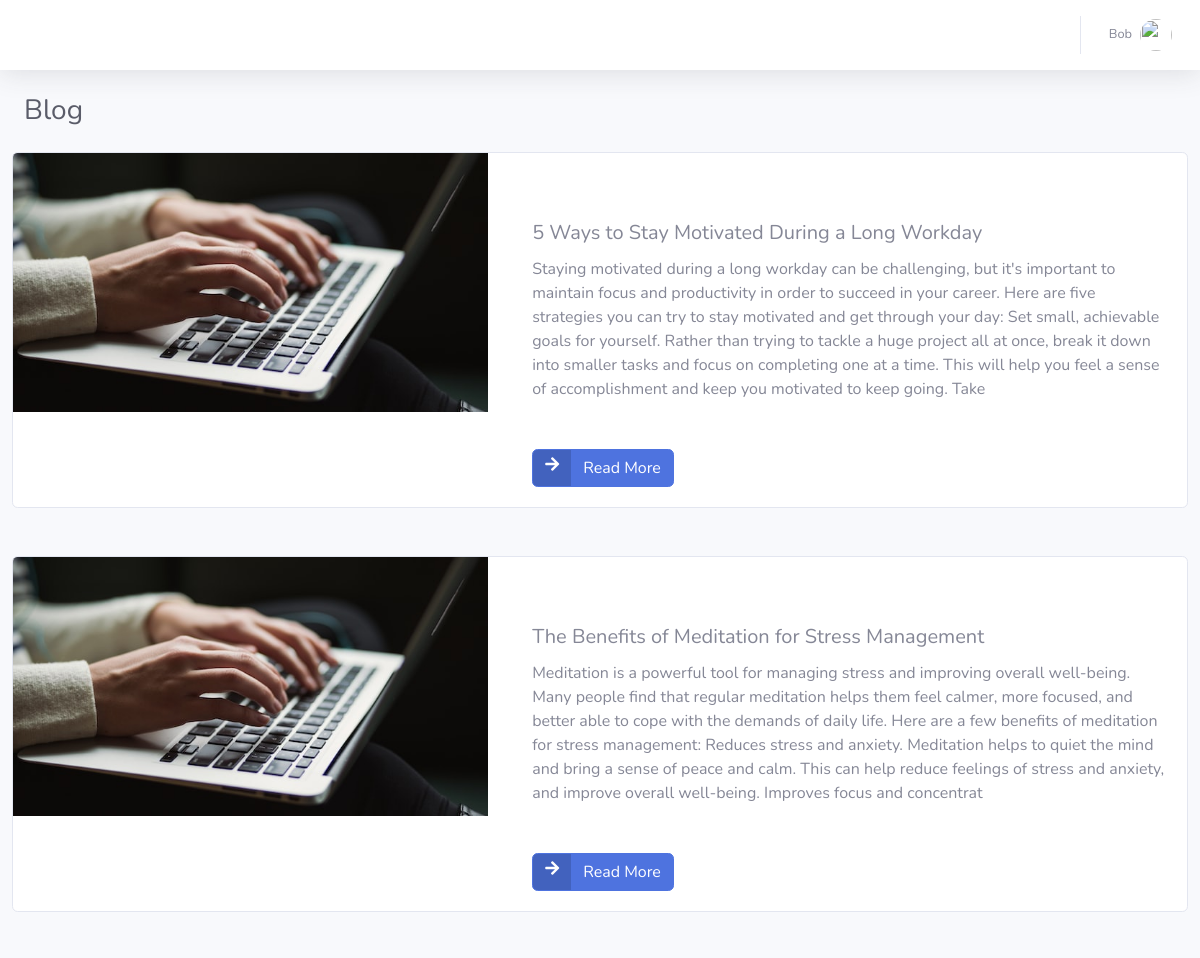
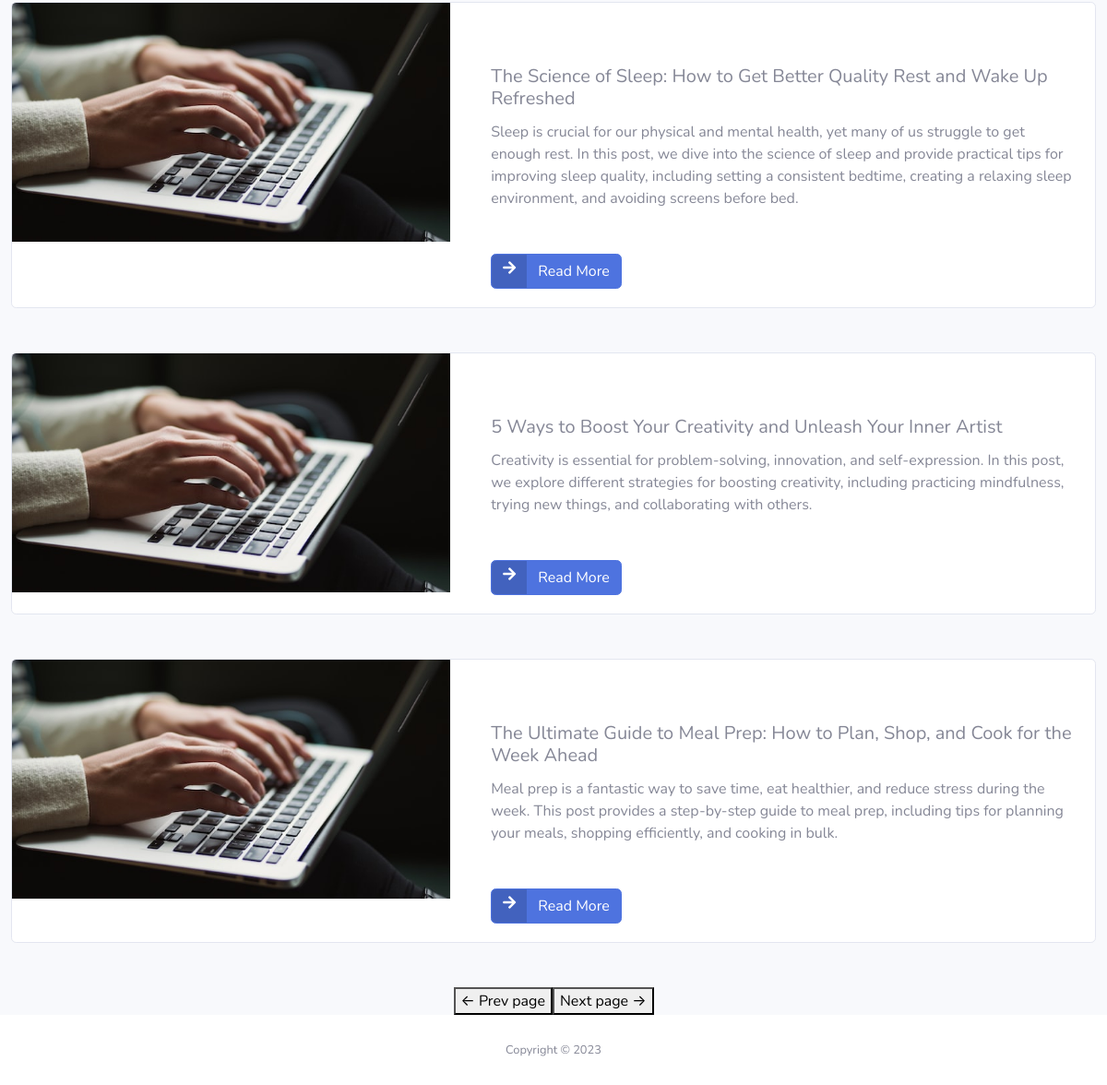
The app's page /blog.php (signed in) with its own data (2 pictures, top to bottom).
### tables this page shows
CREATE TABLE `posts` (
  `post_id` int(50) NOT NULL,
  `post_name` varchar(255) NOT NULL,
  `post_username` varchar(255) NOT NULL,
  `post_content` varchar(500) NOT NULL,
  `post_image` varchar(255) NOT NULL,
  `post_views` int(50) NOT NULL
);

### pagention.php (called while the page is built, shortened)
<?php
class Pagention{
    public function __construct($page, $numberPerPage) {
        $this->limit =  $numberPerPage;
        $this->offset = $numberPerPage*($page-1);
    }
}

### posts.php (called while the page is built, shortened)
<?php
class Posts {
    private static $db;
    public function __construct() {
        self::$db = new PDO("mysql:host=127.0.0.1;dbname=blog", "root", "");
        self::$db->setAttribute(PDO::ATTR_ERRMODE, PDO::ERRMODE_EXCEPTION);
    }
    public static function getNumPage($limit, $offset) {
        $query = "SELECT * FROM posts ORDER BY post_id LIMIT :limit OFFSET :offset";
        $cursor = self::$db->prepare($query);
        $cursor->bindValue(":limit", $limit, PDO::PARAM_INT);
        $cursor->bindValue(":offset", $offset, PDO::PARAM_INT);
        $cursor->execute();
        return $cursor->fetchAll(PDO::FETCH_ASSOC);
    }
}

### blog.php (the view, shortened to what this page needs)
<html lang="en">
<head>
    <link href="css/fa.min.css" rel="stylesheet" type="text/css">
    <link href="css/styles.css" rel="stylesheet">
</head>
<body id="page-top">
    <div id="wrapper">
        <div id="content-wrapper" class="d-flex flex-column">
            <div id="content">
                <nav class="navbar navbar-expand navbar-light bg-white topbar mb-4 static-top shadow">
                    <ul class="navbar-nav ml-auto">
                        <li class="nav-item dropdown no-arrow">
                            <a class="nav-link dropdown-toggle" href="#" id="userDropdown" role="button" data-toggle="dropdown" aria-haspopup="true" aria-expanded="false">
                                <span class="mr-2 d-none d-lg-inline text-gray-600 small"><?php echo $_SESSION['username'];?></span>
                                <img class="img-profile rounded-circle" src="<?php echo $_SESSION['profileImg'];?>">
                            </a>
                        </li>
                    </ul>
                </nav>
                <div class="container-fluid">
                    <div class="d-sm-flex align-items-center justify-content-between mb-4">
                        <h1 class="h3 mb-0 text-gray-800">Blog</h1>
                    </div>
                    <div class="row">
                        <div class="">
                            <?php
                            require 'posts.php';
                            require 'pagention.php';
                            $post = new Posts();
                            $pagen = new Pagention( isset($_GET['page_num']) ? $_GET['page_num']:1 ,5);
                            $results = $post::getNumPage($pagen->limit,$pagen->offset);
                            foreach( $results as $posts):
                            ?>
                            <div class="card post-preview post-preview-featured lift mb-5 overflow-hidden" href="#!">
                                <div class="row g-0">
                                    <div class="col-lg-5">
                                        <img src="img/blog-1.jpg" class="w-100">
                                    </div>
                                    <div class="col-lg-7">
                                        <div class="card-body">
                                            <div class="py-5">
                                                <h5 class="card-title"><?php echo $posts["post_name"]; ?></h5>
                                                <p class="card-text"><?php echo $posts["post_content"]; ?></p>
                                            </div>
                                            <a href="<?php echo '/mini_blog/blog-item.php?id='.$posts["post_id"]; ?>" class="btn btn-primary btn-icon-split">
                                                <span class="icon text-light-600">
                                                    <i class="fas fa-arrow-right"></i>
                                                </span>
                                                <span class="text">Read More</span>
                                            </a>
                                        </div>
                                    </div>
                                </div>
                            </div>
                            <?php
                            endforeach;
                            ?>
                            <div id='div-nextPage'>
                            <button id="btn-prevPage">← Prev page </button><button id="btn-nextPage">Next page →</button>
                            </div>
                        </div>
                    </div>
                </div>
            </div>
            <footer class="sticky-footer bg-white">
                <div class="container my-auto">
                    <div class="copyright text-center my-auto">
                        <span>Copyright © 2023</span>
                    </div>
                </div>
            </footer>
        </div>
    </div>
</body>
</html>

### blog.php (style rules this page uses)
#div-nextPage { text-align:center; }

### records on screen
posts: post_name "5 Ways to Stay Motivated During a Long Workday", post_content "Staying motivated during a long workday can be challenging, but it's important to maintain focus and productivity in order to succeed in your career. Here are five strategies you can try to stay motivated and get through your day: Set small, achievable goals for yourself. Rather than trying to tackle a huge project all at once, break it down into smaller tasks and focus on completing one at a time. This will help you feel a sense of accomplishment and keep you motivated to keep going. Take"
posts: post_name "The Benefits of Meditation for Stress Management", post_content "Meditation is a powerful tool for managing stress and improving overall well-being. Many people find that regular meditation helps them feel calmer, more focused, and better able to cope with the demands of daily life. Here are a few benefits of meditation for stress management: Reduces stress and anxiety. Meditation helps to quiet the mind and bring a sense of peace and calm. This can help reduce feelings of stress and anxiety, and improve overall well-being. Improves focus and concentrat"
posts: post_name "The Science of Sleep: How to Get Better Quality Rest and Wake Up Refreshed", post_content "Sleep is crucial for our physical and mental health, yet many of us struggle to get enough rest. In this post, we dive into the science of sleep and provide practical tips for improving sleep quality, including setting a consistent bedtime, creating a relaxing sleep environment, and avoiding screens before bed."
posts: post_name "5 Ways to Boost Your Creativity and Unleash Your Inner Artist", post_content "Creativity is essential for problem-solving, innovation, and self-expression. In this post, we explore different strategies for boosting creativity, including practicing mindfulness, trying new things, and collaborating with others."
posts: post_name "The Ultimate Guide to Meal Prep: How to Plan, Shop, and Cook for the Week Ahead", post_content "Meal prep is a fantastic way to save time, eat healthier, and reduce stress during the week. This post provides a step-by-step guide to meal prep, including tips for planning your meals, shopping efficiently, and cooking in bulk."

### other values on screen
$_SESSION['username'] "Bob"
